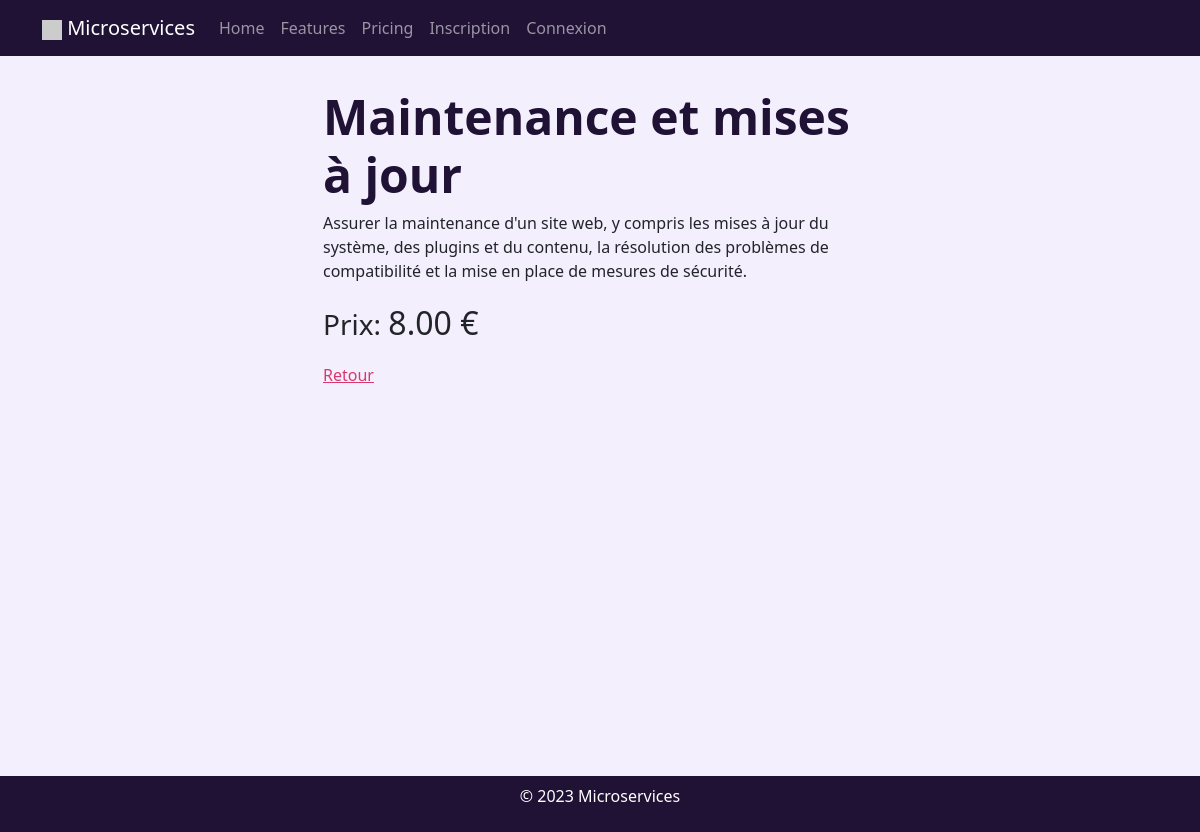
Before: /post.php?id=7 with the older database file.
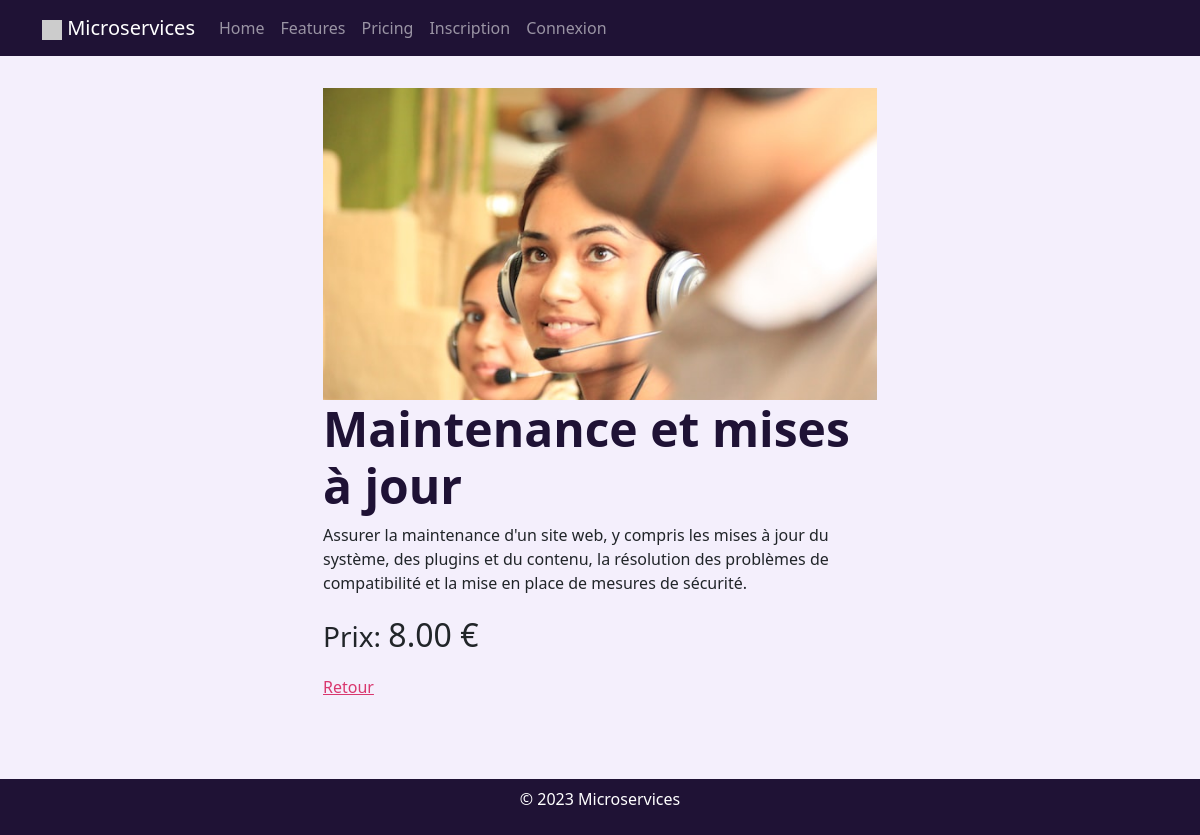
After: the same page with the newer database file.
### tables this page shows
CREATE TABLE `ms_posts` (
  `microservice_id` int NOT NULL,
  `Titre` varchar(255) NOT NULL,
  `Contenu` text NOT NULL,
  `Prix` decimal(10,2) DEFAULT NULL,
  `Image` varchar(255) NOT NULL,
  `user_id` int DEFAULT NULL
);

### controllers/MicroserviceController.php (called while the page is built, shortened)
<?php
require_once 'models/MicroserviceModel.php';
class MicroserviceController
{
    private $MicroserviceModel;
    public function __construct()
    {
        $this->MicroserviceModel = new MicroserviceModel();
    }
    public function displayMicroservice()
    {
        $id = isset($_GET["id"]) ? $_GET["id"] : NULL;
        $row = $this->MicroserviceModel->getMicroserviceById($id);
        require 'views/single-view.php';
    }
}

### models/MicroserviceModel.php (called while the page is built, shortened)
<?php
require_once 'Database.php';
class MicroserviceModel extends Database
{
    public function getMicroserviceById($id)
    {
        try {
            $db = new Database();
            $connexion = $db->getPDO();
            $sql = "SELECT * FROM ms_posts WHERE microservice_id = :id";
            $req = $connexion->prepare($sql);
            $req->bindParam(':id', $id, PDO::PARAM_INT);
            $req->execute();
            $row = $req->fetch();
            return $row;
        } catch (PDOException $e) {
            echo "Erreur: " . $e->getMessage();
        }
    }
}

### models/Database.php (called while the page is built, shortened)
<?php
class Database
{
    private $pdo;
    public function __construct()
    {
        if (!$this->databaseExists() || !$this->tablesExist()) {
            $this->rebuildDatabase();
        } else {
            $this->selectDatabase();
        }
    }
    private function connect()
    {
        try {
            $this->pdo = new PDO("mysql:host=" . DB_HOST . ";charset=utf8", DB_USER, DB_PASS);
            $this->pdo->setAttribute(PDO::ATTR_ERRMODE, PDO::ERRMODE_EXCEPTION);
        } catch (PDOException $e) {
            throw new Exception("Erreur de connexion à la base de données: " . $e->getMessage());
        }
    }
    private function databaseExists()
    {
        try {
            $result = $this->pdo->query("SHOW DATABASES LIKE '" . DB_DATABASE . "'");
            return (bool) $result->fetch(PDO::FETCH_ASSOC);
        } catch (PDOException $e) {
            throw new Exception("Erreur lors de la vérification de l'existence de la base de données: " . $e->getMessage());
        }
    }
    private function rebuildDatabase()
    {
        try {
            $this->pdo->exec("CREATE DATABASE IF NOT EXISTS " . DB_DATABASE);
            $this->pdo->exec("USE " . DB_DATABASE);
            $sqlFile = file_get_contents(SQL_FILE_PATH);
            $this->pdo->exec($sqlFile);
        } catch (PDOException $e) {
            throw new Exception("Erreur lors de la reconstruction de la base de données: " . $e->getMessage());
        }
    }
    public function close()
    {
        $this->pdo = null;
    }
}

### views/single-view.php (the view)
<article class="col-md-6 p-2">
	<?php
	if (isset($row['Image']) && !empty($row['Image']) && file_exists('uploads/images/' . $row['Image'])) :
	?>
		<div class="text-center">
			<img class="img-fluid" src="<?= 'uploads/images/' . $row['Image'] ?>" alt="<?= $row['Titre'] ?>">
		</div>
	<?php
	endif;
	?>
	<?= isset($row['Titre']) ? '<h1 class="text-custom-dark">' . $row['Titre'] . '</h1>' : NULL ?>
	<?= isset($row['Contenu']) ? '<p>' . $row['Contenu'] . '</p>' : NULL ?>
	<?= isset($row['Prix']) ? '<p class="fs-3">Prix: <span class="fs-2">' . $row['Prix'] . ' €</pan></p>' : NULL ?>
	<a class="link-custom-secondary" href="<?= BROWSER_PATH . '/' ?>">Retour</a>
</article>

Changed rows visible on the page:
changed ms_posts "Maintenance et mises à jour": Image "641b8601312c0.jpg" → "641f396e71059.jpg" (drawn); Image: picture added
